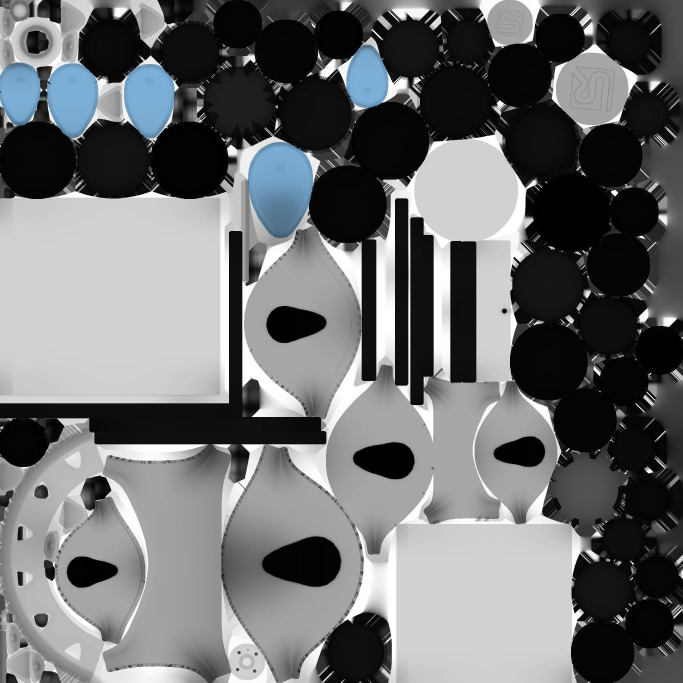
#> input picture ur10_real_robot/ros2_ws/src/ur_robot_description_cb2/meshes/ur15/visual/UR15_DIFF_8bit_2K.jpg, 2048 x 2048 px (shown at 1/3 size)
$ python -i realsense_camera.py   (imports and definitions only)
#> lines starting #> are read from the running program, lines starting #| are printed output that depends on the picture
#> further down, picture is the input picture: shape (2048, 2048, 3); mean B, G, R 112.3, 111.2, 109.7
from __future__ import annotations

import json
import time
from pathlib import Path
from typing import Optional

import cv2
import numpy as np

try:
    import pyrealsense2 as rs
except ImportError:
    rs = None


class RealSenseCamera:
    def __init__(
        self,
        config_path: Optional[str] = None,
        width: int = 640,
        height: int = 480,
        fps: int = 30,
        output_size: tuple[int, int] = (84, 84),
        display_size: tuple[int, int] = (640, 480),
        serial_number: Optional[str] = None,
        apply_advanced_config: bool = True,
        crop: Optional[tuple[int, int, int, int]] = None,
    ):
        self.config_path = config_path
        self.width = int(width)
        self.height = int(height)
        self.fps = int(fps)
        self.output_size = output_size
        self.display_size = display_size
        self.serial_number = serial_number
        self.apply_advanced_config = apply_advanced_config
        self.crop = None if crop is None else tuple(int(v) for v in crop)
        self.advanced_config_loaded = False
        self.advanced_config_path_loaded: Optional[str] = None

        self.pipeline: Optional[rs.pipeline] = None
        self.profile = None
        self.started = False

    # [130 lines left out: functions _get_device, _load_advanced_json_config, start, read_bgr, not called in this run]

    def _crop_bgr(self, bgr: np.ndarray) -> np.ndarray:
        if self.crop is None:
            return bgr

        x, y, width, height = self.crop
        if width <= 0 or height <= 0:
            raise ValueError(f"Invalid crop size: {self.crop}")

        img_h, img_w = bgr.shape[:2]
        x0 = max(0, min(x, img_w))
        y0 = max(0, min(y, img_h))
        x1 = max(0, min(x + width, img_w))
        y1 = max(0, min(y + height, img_h))

        if x1 <= x0 or y1 <= y0:
            raise ValueError(
                f"Crop {self.crop} is outside image bounds {img_w}x{img_h}."
            )

        return bgr[y0:y1, x0:x1]

    def process_bgr(self, bgr: np.ndarray) -> dict[str, np.ndarray]:
        cropped_bgr = self._crop_bgr(bgr)

        display_bgr = cv2.resize(
            cropped_bgr,
            self.display_size,
            interpolation=cv2.INTER_NEAREST,
        )
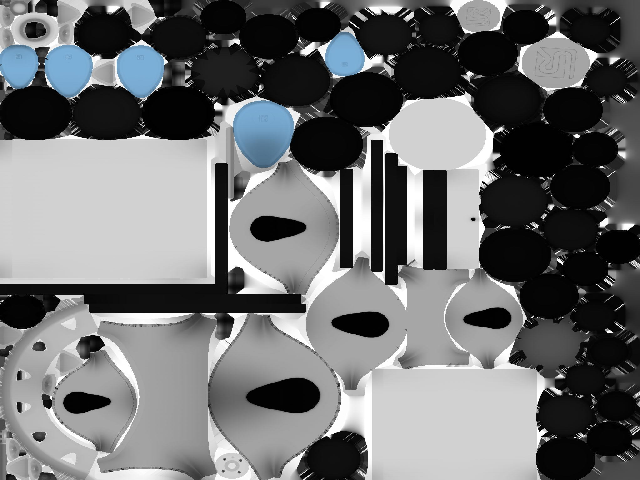
#> display_bgr: shape (480, 640, 3); mean B, G, R 112.4, 111.2, 109.7

        rgb = cv2.cvtColor(cropped_bgr, cv2.COLOR_BGR2RGB)

        rgb_resized = cv2.resize(
            rgb,
            self.output_size,
            interpolation=cv2.INTER_AREA,
        )
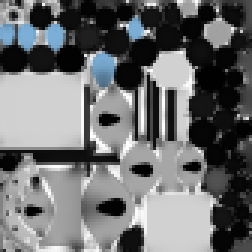
#> rgb_resized: shape (84, 84, 3) (shown 3 times larger); mean R, G, B 109.7, 111.2, 112.3

        return {
            "bgr": bgr,
            "cropped_bgr": cropped_bgr,
            "display_bgr": display_bgr,
            "rgb_resized": rgb_resized,
        }

    def read(self) -> dict[str, np.ndarray]:
        bgr = self.read_bgr()
        return self.process_bgr(bgr)

    def read_rgb_resized(self) -> np.ndarray:
        return self.read()["rgb_resized"]

    # [9 lines left out: function stop, not called in this run]

>>> import cv2
>>> picture = cv2.imread('../ros2_ws/src/ur_robot_description_cb2/meshes/ur15/visual/UR15_DIFF_8bit_2K.jpg')
>>> result = RealSenseCamera().process_bgr(picture)
#> result = 4 items
